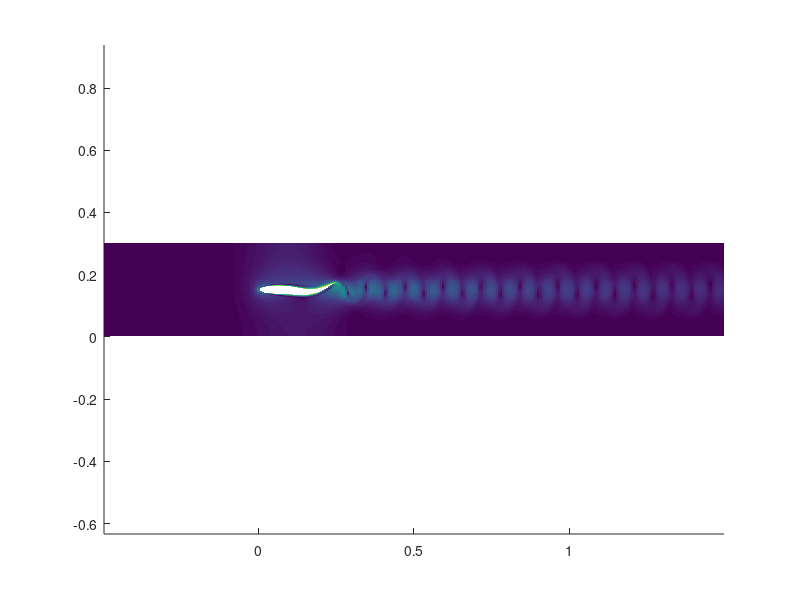

Recreate this plot in MATLAB. (Note: this script raises an error after producing the figure.)
% plot figure 4

clear
close all
clc

FTsz = 20;
LNwd = 2;

%% load CFD data

load('Data_Fig4.mat', 'x', 'y', 'u_all', 'v_all'); 

%% fish parameters
D_tunnel = 0.0457; % m; tunnel diameter
L_tunnel = 0.15; % m; tunnel length

L_domain = 2*L_tunnel; % length of fluid domain
D_domain = D_tunnel;

U_swim = 0.156379646024586; % m/s; fish swimming speed
%% plot instantaneous flow
Icount = 0;

for Iframe = 1:6
    Icount = Icount + 1;
    
    u_fish = u_all(:,:,Icount);
    v_fish = v_all(:,:,Icount); 
    
    u_fish_mag = sqrt(u_fish.^2 + v_fish.^2); % velocity magnitude
    
    %% plot the case
    figure(50+Icount);
    clf
    hold on;
    pcolor(x/L_tunnel, (y+D_domain/2)/L_tunnel, u_fish_mag/U_swim);
    shading flat
    axis equal tight
    h1=streamslice(x/L_tunnel, (y+D_domain/2)/L_tunnel, u_fish/U_swim, v_fish/U_swim, 3, 'arrows');
    clr_str = [1,1,1];
    set( h1, 'Color', clr_str )
    set(h1, 'linewidth', 1)
    
    plot([-L_tunnel/2, 1.5*L_tunnel]/L_tunnel, [0, 0]/L_tunnel, 'k-');
    plot([-L_tunnel/2, 1.5*L_tunnel]/L_tunnel, [D_domain, D_domain]/L_tunnel, 'k-');

    xlabel('$x/L_t$','Interpreter','latex')
    ylabel('$y/L_t$','Interpreter','latex')
    axis([-0.5, 1.5, 0, 0.31]);
    set(gca, 'YTick', 0:0.15:0.3);
    
    colormap jet
    
end
